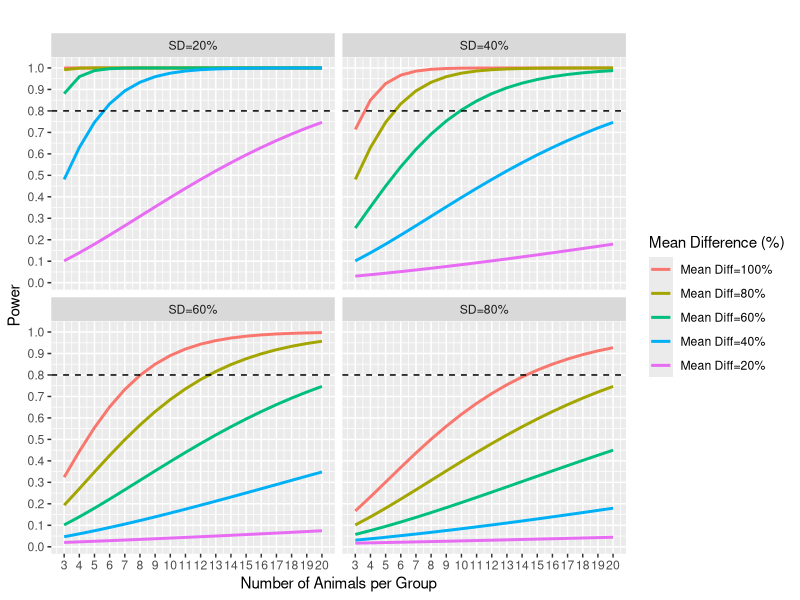
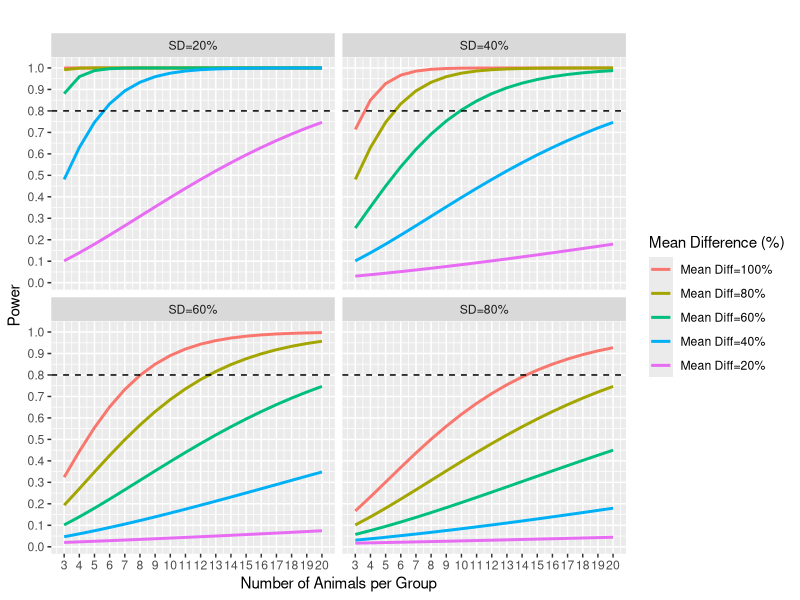

Write the R code that produced these figures, in order.
# |-----------------------------------------------------------------------------------|
# | Project:  Kidney RO1                                                              |
# | Script:   Sample size and power calculations                                      |
# | Author:   Davit Sargsyan                                                          |
# | Created:  08/23/2017                                                              |
# |-----------------------------------------------------------------------------------|
# sink(file = "tmp/log_kidney_ro1_power_v1.R")
date()

require(data.table)
require(pwr)
require(bit64)
require(ggplot2)

# Power Curves----
# Standard deviations (% mean)
std <- seq(20, 80, by = 20)
std

# Mean differences (%)
delta <- matrix(rep(seq(20, 100, by = 20),
                    length(std)),
                nrow = length(std),
                byrow = TRUE)
delta

# Effect size
h <- delta/std
h
colnames(h) <- paste("Mean Diff=", 
                     delta[1, ],
                     "%",
                     sep = "")
rownames(h) <- paste("SD=", 
                     std,
                     "%",
                     sep = "")
h

# Number of animals
n <- seq(3, 20, by = 1)
n

# Aplha = 0.05
res <- list()
for(i in 1:nrow(h)) {
  out <- list()
  for(j in 1:ncol(h)) {
    out[[j]] <- pwr.2p.test(h = h[i, j],
                            n = n,
                            sig.level = 0.05/4,
                            alternative = "two.sided")$power
  }
  res[[i]] <- data.table(mu = rep(colnames(h), 
                                  each = length(n)),
                         n = rep(n,
                                 ncol(h)), 
                         power = do.call("c", out))
}
dt1 <- data.table(std = rep(rownames(h),
                            each = nrow(res[[1]])),
                  do.call("rbind",
                          res))
dt1$std <- factor(dt1$std,
                  levels = unique(dt1$std))
dt1$mu <- factor(dt1$mu,
                 levels = rev(unique(dt1$mu)))
dt1

tmp <- subset(dt1,
              mu == "Mean Diff=100%" &
              std == "SD=20%")
tmp

p1 <- ggplot(dt1) +
  facet_wrap(~ std,
             nrow = 2) +
  geom_line(aes(x = n,
                y = power,
                group = mu,
                colour = mu),
            size = 1) + 
  geom_hline(yintercept = 0.8,
             linetype = "dashed") +
  scale_x_continuous("Number of Animals per Group",
                     breaks = 3:20) + 
  scale_y_continuous("Power",
                     breaks = seq(0, 
                                  1, 
                                  by = 0.1)) + 
  ggtitle("") +
  guides(colour = guide_legend(title = "Mean Difference (%)")) +
  theme(plot.title = element_text(hjust = 0.5))
p1

tiff(filename = "tmp/power_curves_kidney_ro1.tiff",
     height = 7,
     width = 9,
     units = 'in',
     res = 300,
     compression = "lzw+p")
print(p1)
graphics.off()


x1 <- 2.39
sd1 <- 0.35
x2 <- 0.054
sd2 <- 0.02

log2(x1*sd2/x2*sd1)

pwr.2p.test(h = log2(x1*sd2/x2*sd1),
            n = 10,
            sig.level = 0.05/5,
            alternative = "two.sided")

# sessionInfo()
# sink()
